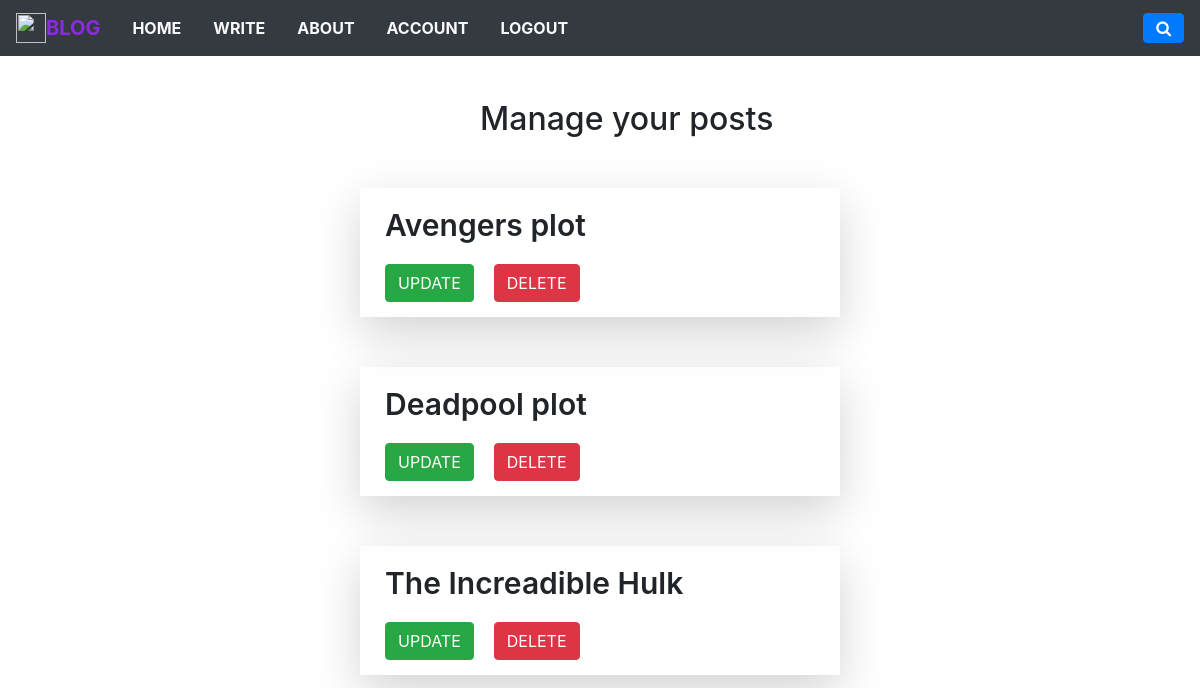
The app's page /account/ (signed in) with its own data.
### posts/models.py (models this page shows, shortened)
class Post(models.Model):
    title = models.CharField(max_length=200)
    content = models.TextField()
    thumbnail = models.ImageField(upload_to='thumbnail')
    publish_date = models.DateTimeField(default=timezone.now)
    last_updated = models.DateTimeField(auto_now=True)
    author = models.ForeignKey(Author, on_delete=models.CASCADE)
    description = models.CharField(max_length=300, blank=True)
    tags = TaggableManager()
    def __str__(self):
        return str(self.title)

### posts/views.py (the view)
# urls.py: path('account/', views.account, name='account'),
def account(request):
    ind = User.objects.get(username=request.user).id
    posts = Post.objects.filter(author=Author.objects.get(
        id=ind)).order_by('-last_updated')
    print(posts)
    return render(request, 'posts/account.html', {'posts': posts})

### posts/templates/posts/account.html
{% extends 'base.html' %} {% load static %} {% block head_css_site %}
<link href="{% static 'css/account.css' %}" rel="stylesheet" type="text/css"> {% endblock head_css_site %}{% block content %}{% load crispy_forms_tags %}
<h2 style="margin-top: 100px;">Manage your posts</h2>
<div>
    {% if posts %} {% for post in posts %}
    <div class="user-posts shadow-lg">
        <p>{{ post.title }}</p>
        <div class="buttons">
            <form action="update_post/{{ post.id }}/" action="post">
                <button type="submit" class="btn btn-success">UPDATE</button>
            </form>
            <form action="delete_post/{{ post.id }}/" action="post">
                <button type="submit" class="btn btn-danger">DELETE</button>
            </form>
        </div>
    </div>
    {% endfor %} {% else %}
    <h4 style="margin-left: 43%; color: red;">No posts to show</h4>
    {% endif %}
</div>
{% endblock %}

### posts/static/css/account.css (style rules this page uses)
* { box-sizing: border-box; margin: 0; padding: 0; }
h2 { margin-left: 40%; }
.user-posts { display: flex; flex-direction: column; justify-content: flex-start; width: 40%; margin: auto; margin-top: 50px; padding: 15px; }
.user-posts p { font-size: 30px; font-weight: 600; margin-left: 10px; }
.buttons { display: flex; }
.buttons form { margin: 0px 10px; }

### records on screen
Post: title "Avengers plot"
Post: title "Deadpool plot"
Post: title "The Increadible Hulk"
